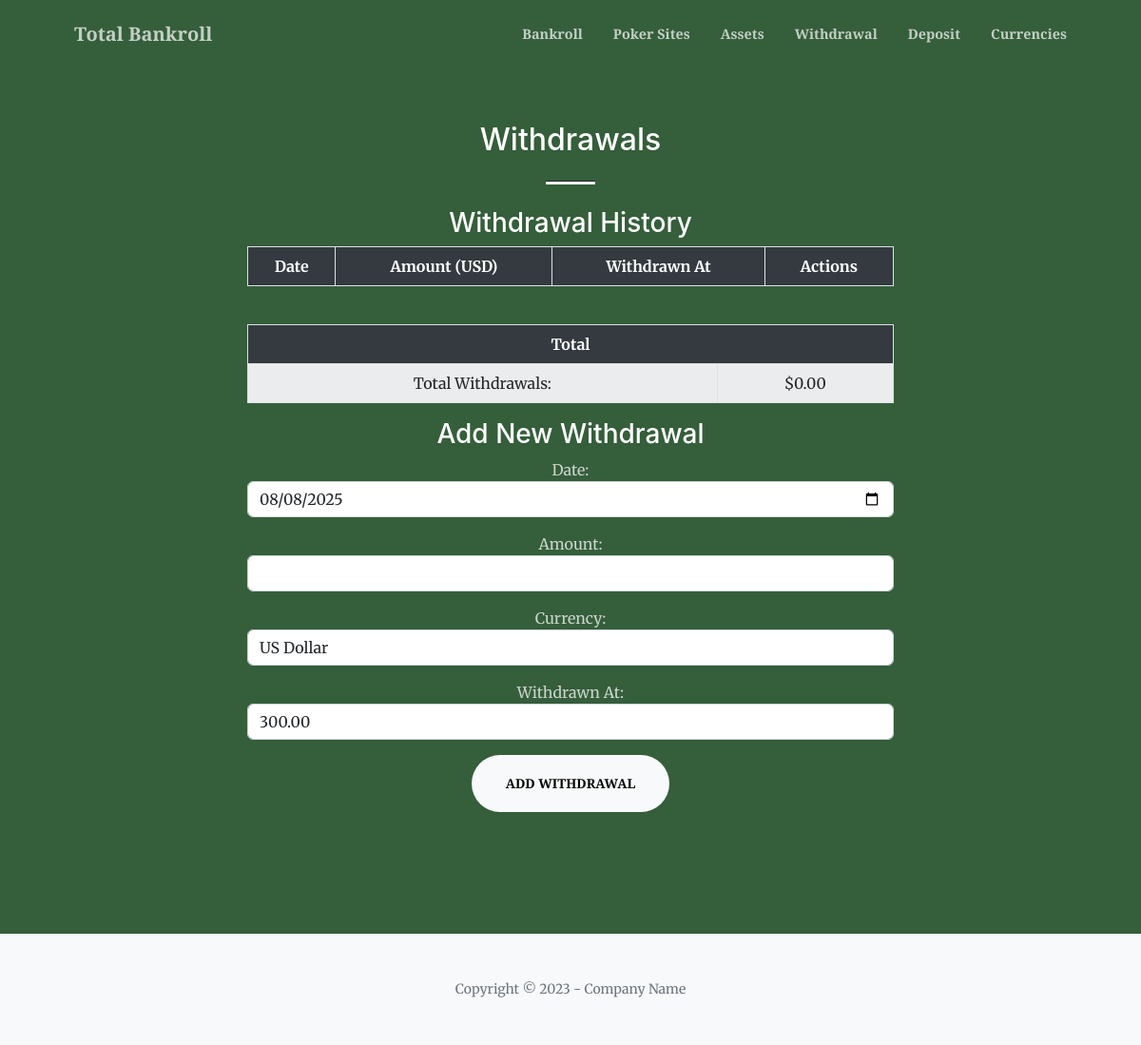
The page /withdrawal on the database as committed earlier.
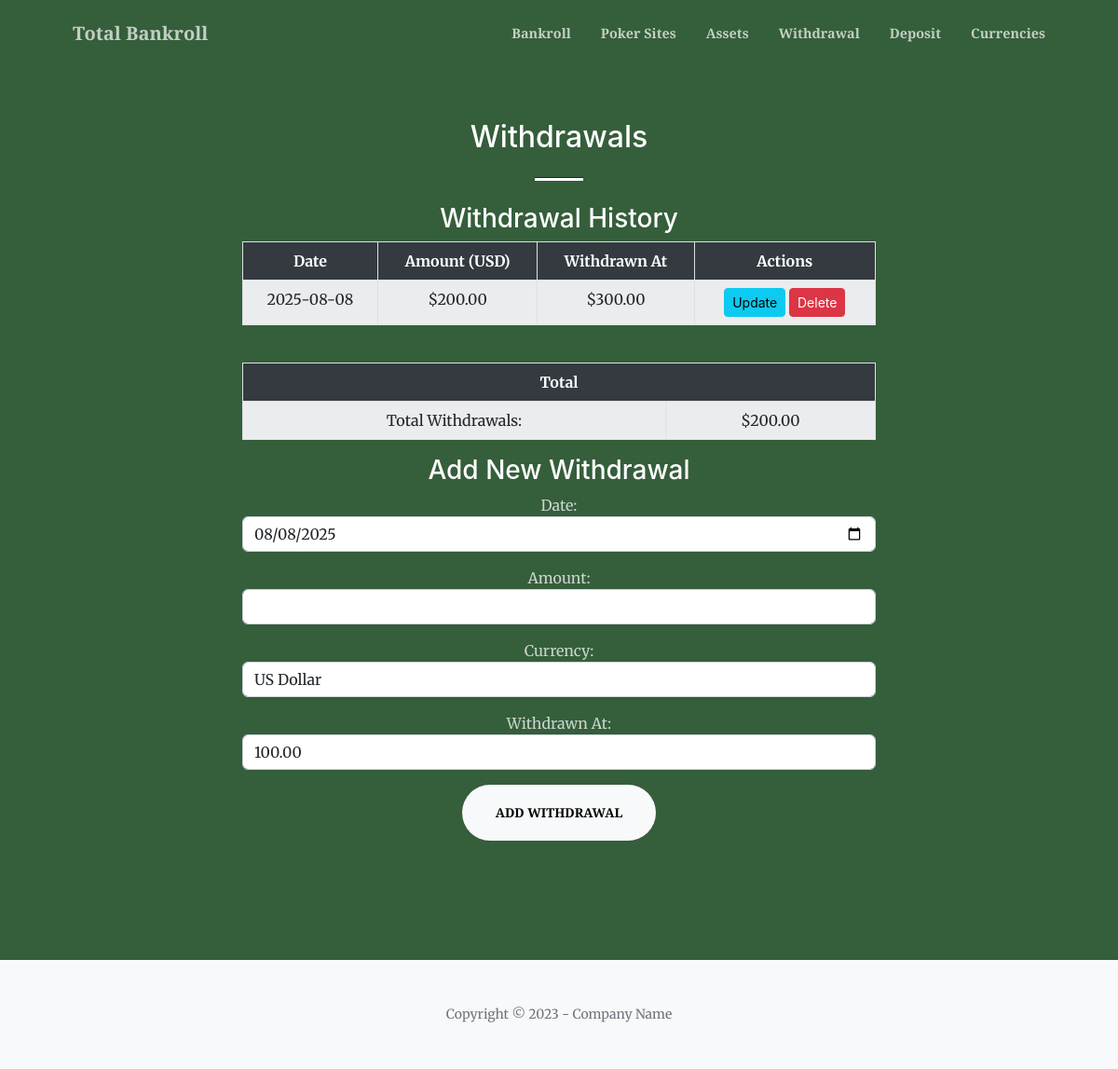
The same page on the database as committed later.
### tables this page shows
CREATE TABLE drawings (
    id INTEGER PRIMARY KEY AUTOINCREMENT,
    date TEXT NOT NULL,
    amount REAL NOT NULL,
    withdrawn_at REAL NOT NULL,
    last_updated TEXT NOT NULL,
    currency TEXT NOT NULL DEFAULT 'Dollar'
);

### src/total_bankroll/main.py (the view)
@app.route("/withdrawal")
def withdrawal():
    db = get_db()
    poker_sites_data = db.execute("""
        SELECT
            SUM(amount) AS current_total
        FROM sites
        WHERE last_updated = (SELECT MAX(last_updated) FROM sites)
    """).fetchone()
    current_poker_total = poker_sites_data['current_total'] if poker_sites_data and poker_sites_data['current_total'] is not None else 0
    assets_data = db.execute("""
        SELECT
            SUM(amount) AS current_total
        FROM assets
        WHERE last_updated = (SELECT MAX(last_updated) FROM assets)
    """).fetchone()
    current_asset_total = assets_data['current_total'] if assets_data and assets_data['current_total'] is not None else 0
    total_withdrawals = db.execute("SELECT SUM(amount) FROM drawings").fetchone()[0]
    if total_withdrawals is None:
        total_withdrawals = 0
    total_net_worth = current_poker_total + current_asset_total - total_withdrawals
    withdrawal_data = db.execute("SELECT id, date, CAST(amount AS REAL) as amount, CAST(withdrawn_at AS REAL) as withdrawn_at, last_updated, currency FROM drawings").fetchall()
    today = datetime.now().strftime("%Y-%m-%d")
    currencies = db.execute("""
        SELECT name FROM currency
        ORDER BY
            CASE name
                WHEN 'US Dollar' THEN 1
                WHEN 'British Pound' THEN 2
                WHEN 'Euro' THEN 3
                ELSE 4
            END,
            name
    """).fetchall()
    return render_template("withdrawal.html", drawings=withdrawal_data, today=today, total_net_worth=total_net_worth, currencies=currencies)

### src/total_bankroll/main.py (called while the page is built)
def get_db():
    conn = sqlite3.connect(DATABASE)
    conn.row_factory = sqlite3.Row
    return conn

### src/total_bankroll/templates/withdrawal.html (shortened to what the changed rows need)
{% extends "base.html" %}
{% block content %}
<section class="page-section bg-primary" id="withdrawal">
    <div class="container px-4 px-lg-5">
        <div class="row gx-4 gx-lg-5 justify-content-center">
            <div class="col-lg-8 text-center">
                <h2 class="text-white mt-0">Withdrawals</h2>
                <div class="table-responsive">
                    <table class="table table-striped table-bordered">
                        <thead class="table-header-dark">
                            <tr>
                                <th scope="col">Date</th>
                                <th scope="col">Amount (USD)</th>
                                <th scope="col">Withdrawn At</th>
                                <th scope="col">Actions</th>
                            </tr>
                        </thead>
                        <tbody>
                            {% for withdrawal_item in drawings %}
                                <tr>
                                    <td>{{ withdrawal_item.date }}</td>
                                    <td>${{ "%.2f" | format(withdrawal_item.amount) }}</td>
                                    <td>${{ "%.2f" | format(withdrawal_item.withdrawn_at) }}</td>
                                    <td>
                                        <a href="#" class="btn btn-sm btn-info update-modal-btn" data-bs-toggle="modal" data-bs-target="#generalModal" data-url="{{ url_for('update_withdrawal', withdrawal_id=withdrawal_item.id) }}">Update</a>
                                        <a href="#" class="btn btn-sm btn-danger delete-modal-btn" data-bs-toggle="modal" data-bs-target="#generalModal" data-url="{{ url_for('confirm_delete', item_type='withdrawal', item_id=withdrawal_item.id) }}">Delete</a>
                                    </td>
                                </tr>
                            {% endfor %}
                        </tbody>
                    </table>
                </div>
                <div class="table-responsive mt-4">
                    <table class="table table-striped table-bordered">
                        <thead class="table-header-dark">
                            <tr>
                                <th scope="col" colspan="2" class="text-center">Total</th>
                            </tr>
                        </thead>
                        <tbody>
                            <tr>
                                <td>Total Withdrawals:</td>
                                <td>${{ "%.2f" | format(drawings | sum(attribute='amount')) }}</td>
                            </tr>
                        </tbody>
                    </table>
                </div>
                <form action="/add_withdrawal" method="post">
                    <div class="mb-3">
                        <label for="withdrawn_at" class="text-white-75">Withdrawn At:</label>
                        <input type="number" class="form-control" id="withdrawn_at" name="withdrawn_at" step="any" min="0" value="{{ "%.2f" | format(total_net_worth) }}" required>
                    </div>
                </form>
            </div>
        </div>
    </div>
</section>
{% endblock %}

Rows that differ between the two databases and show on the page:
added drawings: date "2025-08-08", amount "200.00", withdrawn_at "300.00"
Other text that changed with them:
{{ "%.2f" | format(drawings | sum(attribute='amount')) }}: "0.00" → "200.00"
form field withdrawn_at: "300.00" → "100.00"
